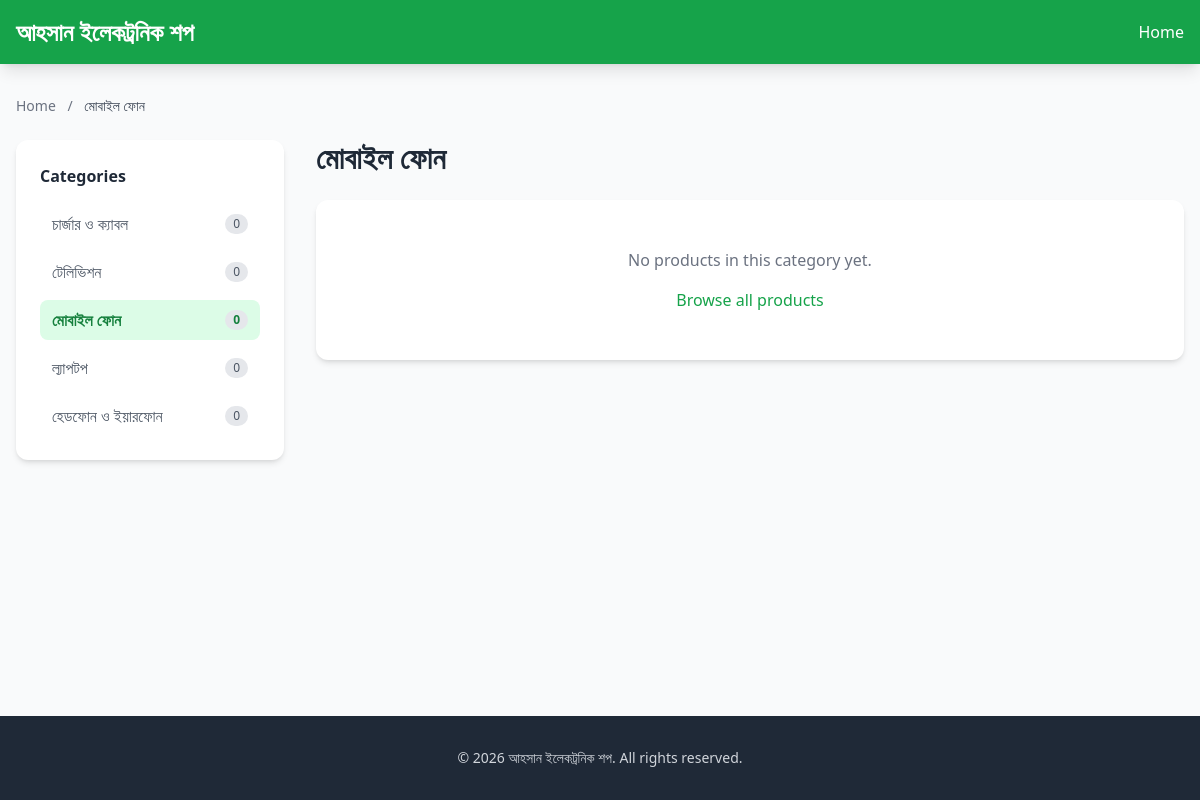
/category.php?id=1, run on the app's committed database.
### tables this page shows
CREATE TABLE IF NOT EXISTS `categories` (
  `id` INT AUTO_INCREMENT PRIMARY KEY,
  `name` VARCHAR(255) NOT NULL,
  `created_at` TIMESTAMP DEFAULT CURRENT_TIMESTAMP,
  `updated_at` TIMESTAMP DEFAULT CURRENT_TIMESTAMP ON UPDATE CURRENT_TIMESTAMP
);

### db.php (called while the page is built, shortened)
<?php
function getSettings($conn) {
    $settings = [];
    $result = $conn->query("SELECT setting_key, setting_value FROM settings");
    if ($result) {
        while ($row = $result->fetch_assoc()) {
            $settings[$row['setting_key']] = $row['setting_value'];
        }
    }
    return $settings;
}
?>

### category.php (the view, shortened to what this page needs)
<?php
require_once 'db.php';
$settings = getSettings($conn);
$site_title = $settings['site_title'] ?? 'Ahsan Electronic Shop';
$whatsapp = $settings['whatsapp_number'] ?? '';
$category_id = isset($_GET['id']) ? (int)$_GET['id'] : 0;
$cat_stmt = $conn->prepare("SELECT * FROM categories WHERE id = ?");
$cat_stmt->bind_param("i", $category_id);
$cat_stmt->execute();
$cat_result = $cat_stmt->get_result();
$current_category = $cat_result->fetch_assoc();
$prod_stmt = $conn->prepare("SELECT * FROM products WHERE category_id = ? ORDER BY created_at DESC");
$prod_stmt->bind_param("i", $category_id);
$prod_stmt->execute();
$products = $prod_stmt->get_result();
$all_categories = $conn->query("SELECT c.*, (SELECT COUNT(*) FROM products WHERE category_id = c.id) as product_count FROM categories c ORDER BY c.name ASC");
?>
<!DOCTYPE html>
<html lang="en">
<head>
    <script src="https://cdn.tailwindcss.com"></script>
</head>
<body class="bg-gray-50 min-h-screen flex flex-col">
    <header class="bg-green-600 text-white shadow-lg sticky top-0 z-50">
        <div class="max-w-7xl mx-auto px-4 py-4">
            <div class="flex justify-between items-center">
                <div class="flex items-center space-x-3">
                    <a href="index.php" class="text-xl md:text-2xl font-bold"><?php echo htmlspecialchars($site_title); ?></a>
                </div>
                <div class="flex items-center space-x-4">
                    <a href="index.php" class="hidden md:inline hover:text-green-200 transition">Home</a>
                </div>
            </div>
        </div>
    </header>
    <main class="flex-1 py-8">
        <div class="max-w-7xl mx-auto px-4">
            <nav class="text-sm text-gray-500 mb-6">
                <a href="index.php" class="hover:text-green-600">Home</a>
                <span class="mx-2">/</span>
                <span class="text-gray-700"><?php echo htmlspecialchars($current_category['name']); ?></span>
            </nav>
            <div class="grid grid-cols-1 md:grid-cols-4 gap-8">
                <aside class="hidden md:block">
                    <div class="bg-white rounded-xl shadow-md p-6 sticky top-24">
                        <h3 class="font-bold text-gray-800 mb-4">Categories</h3>
                        <ul class="space-y-2">
                            <?php while ($sc = $all_categories->fetch_assoc()): ?>
                                <li>
                                    <a href="category.php?id=<?php echo (int)$sc['id']; ?>"
                                       class="flex items-center justify-between py-2 px-3 rounded-lg transition <?php echo ($sc['id'] == $category_id) ? 'bg-green-100 text-green-700 font-semibold' : 'hover:bg-gray-100 text-gray-600'; ?>">
                                        <span class="flex items-center">
                                            <?php echo htmlspecialchars($sc['name']); ?>
                                        </span>
                                        <span class="text-xs bg-gray-200 px-2 py-0.5 rounded-full"><?php echo (int)$sc['product_count']; ?></span>
                                    </a>
                                </li>
                            <?php endwhile; ?>
                        </ul>
                    </div>
                </aside>
                <div class="md:col-span-3">
                    <div class="flex items-center mb-6">
                        <h1 class="text-2xl md:text-3xl font-bold text-gray-800"><?php echo htmlspecialchars($current_category['name']); ?></h1>
                    </div>
                    <?php if ($products && $products->num_rows > 0): ?>
                        <div class="grid grid-cols-2 sm:grid-cols-3 gap-6">
                            <?php while ($product = $products->fetch_assoc()):
                                $wa_msg = urlencode("Hi! I'm interested in: " . $product['name'] . " (Price: " . number_format($product['price'], 0) . " BDT)");
                            ?>
                                <div class="bg-white rounded-xl shadow-md overflow-hidden hover:shadow-xl transition">
                                    <a href="product.php?id=<?php echo (int)$product['id']; ?>">
                                        <div class="aspect-square bg-gray-200 overflow-hidden">
                                            <?php if (!empty($product['image']) && file_exists('uploads/' . $product['image'])): ?>
                                                <img src="uploads/<?php echo htmlspecialchars($product['image']); ?>" alt="" class="w-full h-full object-cover hover:scale-110 transition duration-300">
                                            <?php else: ?>
                                                <div class="w-full h-full flex items-center justify-center text-gray-400 text-sm">No Image</div>
                                            <?php endif; ?>
                                        </div>
                                    </a>
                                    <div class="p-4">
                                        <a href="product.php?id=<?php echo (int)$product['id']; ?>">
                                            <h3 class="font-semibold text-gray-800 text-sm line-clamp-2 mb-2 hover:text-green-600 transition"><?php echo htmlspecialchars($product['name']); ?></h3>
                                        </a>
                                        <p class="text-green-600 font-bold mb-3">&#x09F3; <?php echo number_format($product['price'], 0); ?></p>
                                        <?php if (!empty($whatsapp)): ?>
                                            <a href="https://wa.me/<?php echo preg_replace('/[^0-9]/', '', $whatsapp); ?>?text=<?php echo $wa_msg; ?>" target="_blank"
                                               class="block w-full bg-green-600 text-white py-2 rounded-lg text-center text-sm hover:bg-green-700 transition">
                                                WhatsApp Order
                                            </a>
                                        <?php endif; ?>
                                    </div>
                                </div>
                            <?php endwhile; ?>
                        </div>
                    <?php else: ?>
                        <div class="bg-white rounded-xl shadow-md p-12 text-center">
                            <p class="text-gray-500">No products in this category yet.</p>
                            <a href="index.php" class="text-green-600 hover:underline mt-4 inline-block">Browse all products</a>
                        </div>
                    <?php endif; ?>
                </div>
            </div>
        </div>
    </main>
    <footer class="bg-gray-800 text-gray-300 py-8 mt-12">
        <div class="max-w-7xl mx-auto px-4 text-center">
            <p class="text-sm">&copy; <?php echo date('Y'); ?> <?php echo htmlspecialchars($site_title); ?>. All rights reserved.</p>
        </div>
    </footer>
</body>
</html>

### data on the page
categories: name "মোবাইল ফোন", product_count "0"
categories: name "চার্জার ও ক্যাবল", product_count "0"
categories: name "টেলিভিশন", product_count "0"
categories: name "ল্যাপটপ", product_count "0"
categories: name "হেডফোন ও ইয়ারফোন", product_count "0"

### other printed values
$site_title "আহসান ইলেকট্রনিক শপ"
